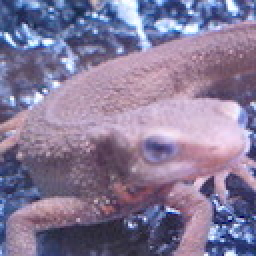
#> input picture Question_01_10/answers/imori.jpg, 128 x 128 px, found by its file name (shown 2 times larger)
$ python myans_42.py   (older library calls are emulated)
#> lines starting #> are read from the running program, lines starting #| are printed output that depends on the picture; after the words box and inside, x2 and y2 are one past the last pixel; in counts of white or black regions, pixels touching at a corner belong together
import cv2
import numpy as np
import sys

def Canny_step1(img):

    def BGRTOGRAY(img):
        gray_img = img[..., 2] * 0.2126 + img[..., 1] * 0.7152 + img[..., 0] * 0.0722

        return gray_img

    def GaussianFilter(img, K_size=3, sigma=1.3):
#> called with K_size = 5, sigma = 1.4
        if len(img.shape) == 3:
            Ver, Hor, Col = img.shape
        else:
            img = np.expand_dims(img, axis=-1)
            Ver, Hor, Col = img.shape
#> Ver = 128; Hor = 128; Col = 1

        pad = K_size // 2
        tmp = np.pad(img, [(pad, pad), (pad, pad), (0, 0)], mode='edge')
        kernel = np.zeros((K_size, K_size), dtype=np.float)

        for x in range(-pad, pad+1):
            for y in range(-pad, pad+1):
                kernel[y + pad, x + pad] = np.exp( -(x ** 2 + y ** 2) / (2 * (sigma ** 2)))
        kernel /= ( sigma * np.sqrt(2. * np.pi))
        kernel /= kernel.sum()

        result = np.zeros_like(tmp)
        for c in range(Col):
            for x in range(pad, pad+Hor):
                for y in range(pad, pad+Ver):
                    result[y, x, c] = np.sum(kernel * tmp[y-pad:y+pad+1, x-pad:x+pad+1, c])
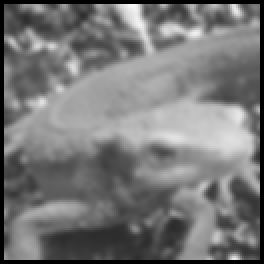
#> result: shape (132, 132, 1) float64 (shown 2 times larger); min 0, max 248.5, mean 119.1
        result =  result[pad: pad + Hor, pad: pad + Ver]
#> result: shape (128, 128, 1) float64

        result = np.clip(result, 0, 255).astype(np.uint8)

        return result[..., 0]

    gray = BGRTOGRAY(img)

    gaussian = GaussianFilter(gray, K_size=5, sigma=1.4)

    return gaussian


def Canny_step2(img):

    def SobelFilter(img, K_size=3):
#> called with K_size = 3
        Hor, Ver = img.shape
#> Hor = 128; Ver = 128
        pad = K_size // 2
        ## zero padding

        temp = np.pad(img, [(pad, pad), (pad, pad)], 'edge').astype(np.float32)
        tmp_v = np.zeros_like(temp).astype(np.float32)
        tmp_h = np.zeros_like(temp).astype(np.float32)

        ##filter
        kernel_v = np.zeros((K_size, K_size), dtype=np.float32)
        kernel_h = np.zeros((K_size, K_size), dtype=np.float32)
        kernel_v = [[1., 2., 1.], [0., 0., 0.], [-1., -2., -1.]]
        kernel_h = [[1., 0., -1.], [2., 0., -2.], [1., 0., -1.]]

        for x in range(pad, pad+Hor):
            for y in range(pad, pad+Ver):
                tmp_v[y, x] = np.sum(temp[y-pad: y+pad+1, x-pad:x+pad+1] * kernel_v)
                tmp_h[y, x] = np.sum(temp[y-pad: y+pad+1, x-pad:x+pad+1] * kernel_h)
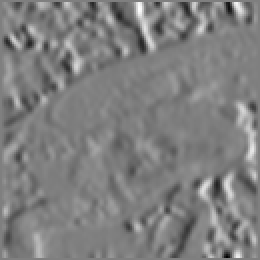
#> tmp_h: shape (130, 130) float32 (shown 2 times larger); min -348, max 349, mean 0.2; drawn with min black and max white
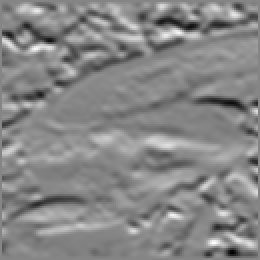
#> tmp_v: shape (130, 130) float32 (shown 2 times larger); min -330, max 298, mean 1.9; drawn with min black and max white

        tmp_v = np.clip(tmp_v, 0, 255)
        tmp_h = np.clip(tmp_h, 0, 255)

        result_v = tmp_v[pad: pad + Ver, pad: pad + Hor].astype(np.uint8)
        result_h = tmp_h[pad: pad + Ver, pad: pad + Hor].astype(np.uint8)

        return result_v, result_h

    def CalcAngele(tan):

        result = np.zeros_like(tan, dtype=np.uint8)
        ind = np.where((-0.4142 < tan) & (tan <= 0.4142))
        result[ind] = 0
        ind = np.where((0.4142 < tan) & (tan < 2.4142))
        result[ind] = 45
        ind = np.where((-2.4142 >= tan) & (tan >= 2.4142))
        result[ind] = 90
        ind = np.where((-2.4142 < tan) & (tan <= -0.4142))
        result[ind] = 135

        return result

    def GetEdgeTan(sobel_h, sobel_v):
        edge = np.sqrt(np.power(sobel_v.astype(np.float32), 2) + np.power(sobel_h.astype(np.float32), 2))

        edge = np.clip(edge, 0, 255)
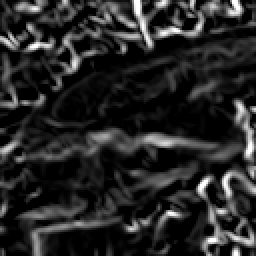
#> edge: shape (128, 128) float32 (shown 2 times larger); min 0, max 255, mean 39
        # float_info_minは小さすぎる？
        #sobel_h = np.maximum(sobel_h, sys.float_info.min)
        sobel_h = np.maximum(sobel_h, 1e-5)
        tan = np.arctan(sobel_v / sobel_h)
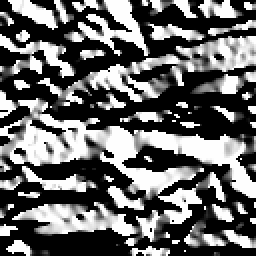
#> tan: shape (128, 128) float64 (shown 2 times larger); min 0, max 1.57, mean 0.645; drawn with min black and max white

        return edge, tan

    def CalcEdge(angle, edge):
        Ver, Hor = angle.shape
        #_edge = np.pad(edge, [(1, 1), (1, 1)], 'edge')
        _edge = np.pad(edge, [(1, 1), (1, 1)], 'constant')

        for x in range(Hor):
            for y in range(Ver):
                if angle[y, x] == 0:
                    dx1, dx2, dy1, dy2 = x-1, x+1, y, y
                elif angle[y, x] == 45:
                    dx1, dx2, dy1, dy2 = x-1, x+1, y+1, y-1
                elif angle[y, x] == 90:
                    dx1, dx2, dy1, dy2 = x, x, y-1, y+1
                elif angle[y, x] == 135:
                    dx1, dx2, dy1, dy2 = x-1, x+1, y-1, y+1
                else:
                    print('error')
                Max = np.max([_edge[dy1+1, dx1+1], _edge[y+1, x+1], _edge[dy2+1, dx2+1]])
                if Max != _edge[y+1, x+1]:
                    edge[y, x] = 0
        return edge

    def CalcEdge2(angle, edge):
        H, W = angle.shape

        for y in range(H):
            for x in range(W):
                if angle[y, x] == 0:
                    dx1, dy1, dx2, dy2 = -1, 0, 1, 0
                elif angle[y, x] == 45:
                    dx1, dy1, dx2, dy2 = -1, 1, 1, -1
                elif angle[y, x] == 90:
                    dx1, dy1, dx2, dy2 = 0, -1, 0, 1
                elif angle[y, x] == 135:
                    dx1, dy1, dx2, dy2 = -1, -1, 1, 1
                    if x == 0:
                        dx1 = max(dx1, 0)
                        dx2 = max(dx2, 0)
                        if x == W-1:
                            dx1 = min(dx1, 0)
                            dx2 = min(dx2, 0)
                            if y == 0:
                                dy1 = max(dy1, 0)
                                dy2 = max(dy2, 0)
                                if y == H-1:
                                    dy1 = min(dy1, 0)
                                    dy2 = min(dy2, 0)
                                    if max(max(edge[y, x], edge[y+dy1, x+dx1]), edge[y+dy2, x+dx2]) != edge[y, x]:
                                        edge[y, x] = 0
        return edge


    sobel_v, sobel_h = SobelFilter(img, K_size=3)

    edge, tan = GetEdgeTan(sobel_h, sobel_v)

    angle = CalcAngele(tan)
#> in CalcAngele, `ind = np.where((-0.4142 < tan) & (tan <= 0.4142))`: ind = 8672 positions, rows 0 to 127, columns 0 to 127
#> in CalcAngele, `ind = np.where((0.4142 < tan) & (tan < 2.4142))`: ind = 7712 positions, rows 0 to 127, columns 0 to 127
#> in CalcAngele, `ind = np.where((-2.4142 >= tan) & (tan >= 2.4142))`: ind = (empty array, empty array)
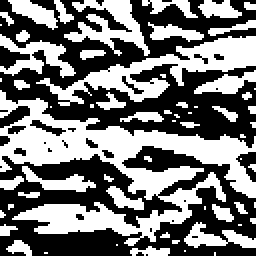
#> angle: shape (128, 128) (shown 2 times larger); values 0 (black) and 45 (white), 47.1% white; 62 white regions (32 under 20 px), largest, box (x1, y1, x2, y2) and area: (0, 45, 128, 123) 3468, (18, 18, 128, 53) 1176, (32, 0, 75, 28) 509
    #edge = CalcEdge(angle, edge)
    edge = CalcEdge2(angle, edge)

    return edge


img = cv2.imread("../imori.jpg").astype(np.float)
gaussian = Canny_step1(img)
edge = Canny_step2(gaussian)

cv2.imwrite("myans_42.jpg", edge)
cv2.imshow("edge result", edge)
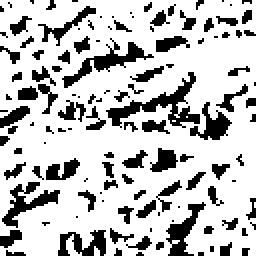
#> window 'edge result': shape (128, 128) (shown 2 times larger); 75.6% white; 125 black regions (76 under 20 px), largest, box (x1, y1, x2, y2) and area: (53, 36, 100, 64) 369, (31, 19, 77, 44) 268, (1, 91, 30, 114) 232
cv2.waitKey(0)
cv2.destroyAllWindows()
